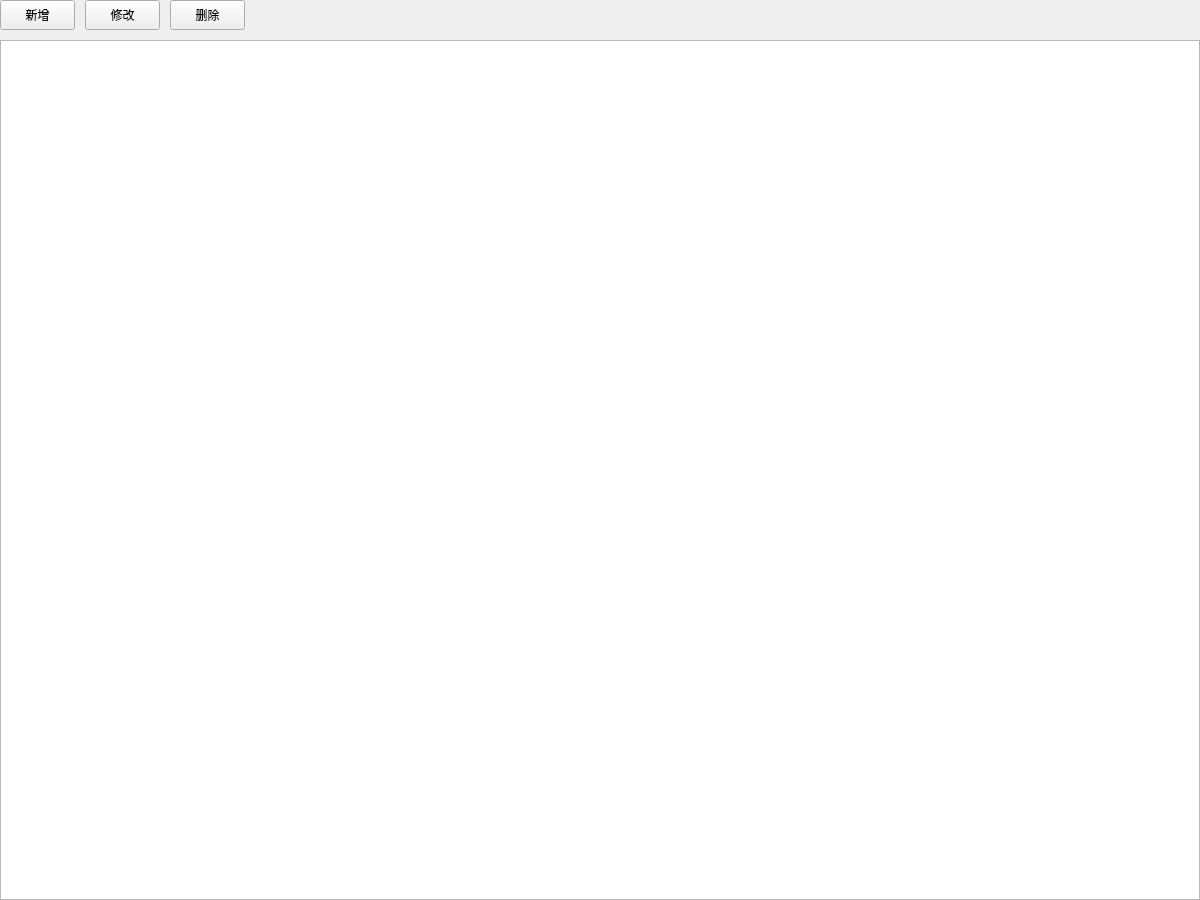
<?xml version="1.0" encoding="UTF-8"?>
<ui version="4.0">
 <class>UserConfig</class>
 <widget class="QWidget" name="UserConfig">
  <property name="geometry">
   <rect>
    <x>0</x>
    <y>0</y>
    <width>1200</width>
    <height>900</height>
   </rect>
  </property>
  <property name="windowTitle">
   <string>Form</string>
  </property>
  <layout class="QGridLayout" name="gridLayout">
   <property name="leftMargin">
    <number>0</number>
   </property>
   <property name="topMargin">
    <number>0</number>
   </property>
   <property name="rightMargin">
    <number>0</number>
   </property>
   <property name="bottomMargin">
    <number>0</number>
   </property>
   <property name="spacing">
    <number>0</number>
   </property>
   <item row="0" column="0">
    <layout class="QVBoxLayout" name="verticalLayout">
     <property name="spacing">
      <number>10</number>
     </property>
     <item>
      <layout class="QHBoxLayout" name="horizontalLayout">
       <item>
        <widget class="QPushButton" name="pBtn_add">
         <property name="minimumSize">
          <size>
           <width>75</width>
           <height>30</height>
          </size>
         </property>
         <property name="maximumSize">
          <size>
           <width>30</width>
           <height>16777215</height>
          </size>
         </property>
         <property name="styleSheet">
          <string notr="true"/>
         </property>
         <property name="text">
          <string>新增</string>
         </property>
        </widget>
       </item>
       <item>
        <widget class="QPushButton" name="pBtn_modify">
         <property name="minimumSize">
          <size>
           <width>75</width>
           <height>30</height>
          </size>
         </property>
         <property name="maximumSize">
          <size>
           <width>75</width>
           <height>30</height>
          </size>
         </property>
         <property name="styleSheet">
          <string notr="true"/>
         </property>
         <property name="text">
          <string>修改</string>
         </property>
        </widget>
       </item>
       <item>
        <widget class="QPushButton" name="pBtn_delete">
         <property name="minimumSize">
          <size>
           <width>75</width>
           <height>30</height>
          </size>
         </property>
         <property name="maximumSize">
          <size>
           <width>75</width>
           <height>30</height>
          </size>
         </property>
         <property name="text">
          <string>删除</string>
         </property>
        </widget>
       </item>
       <item>
        <spacer name="horizontalSpacer">
         <property name="orientation">
          <enum>Qt::Horizontal</enum>
         </property>
         <property name="sizeHint" stdset="0">
          <size>
           <width>40</width>
           <height>20</height>
          </size>
         </property>
        </spacer>
       </item>
      </layout>
     </item>
     <item>
      <widget class="QTableWidget" name="tableWidget"/>
     </item>
    </layout>
   </item>
  </layout>
 </widget>
 <resources/>
 <connections/>
</ui>
